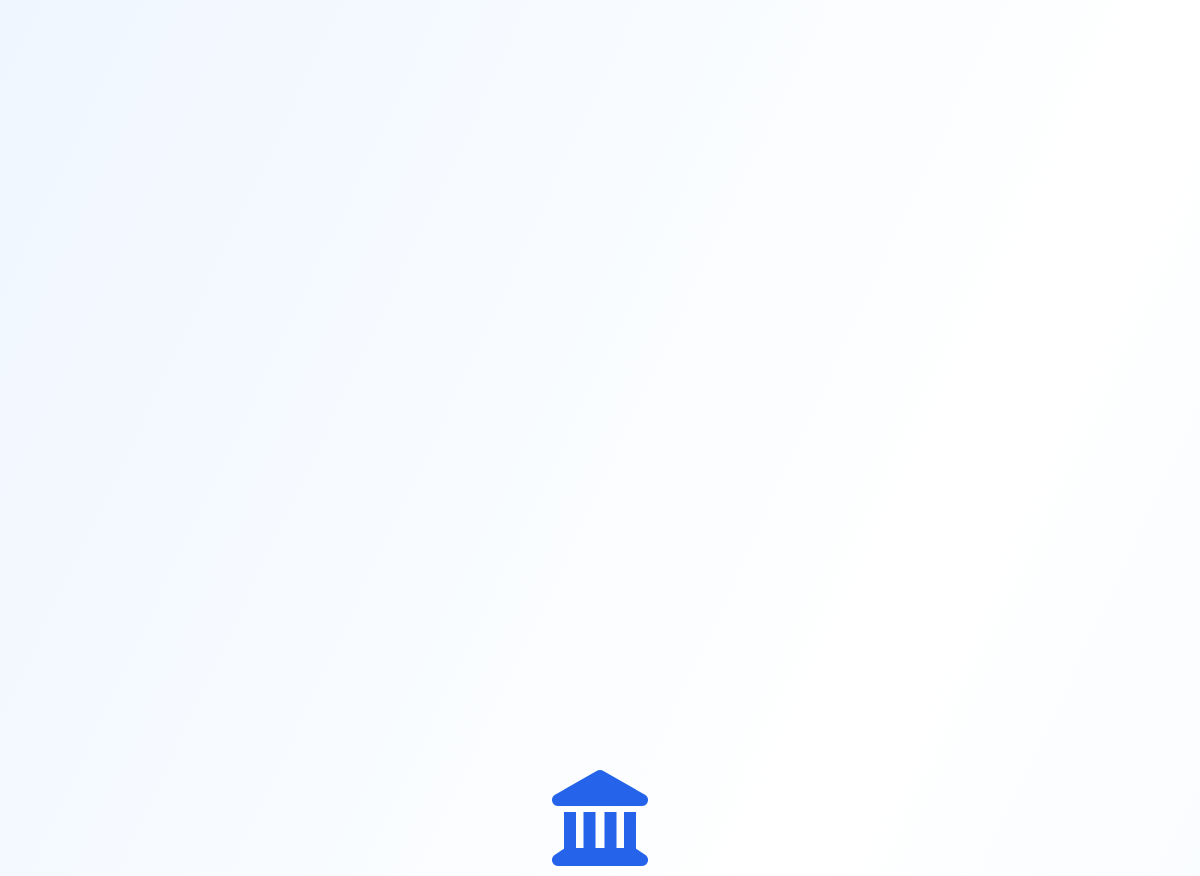
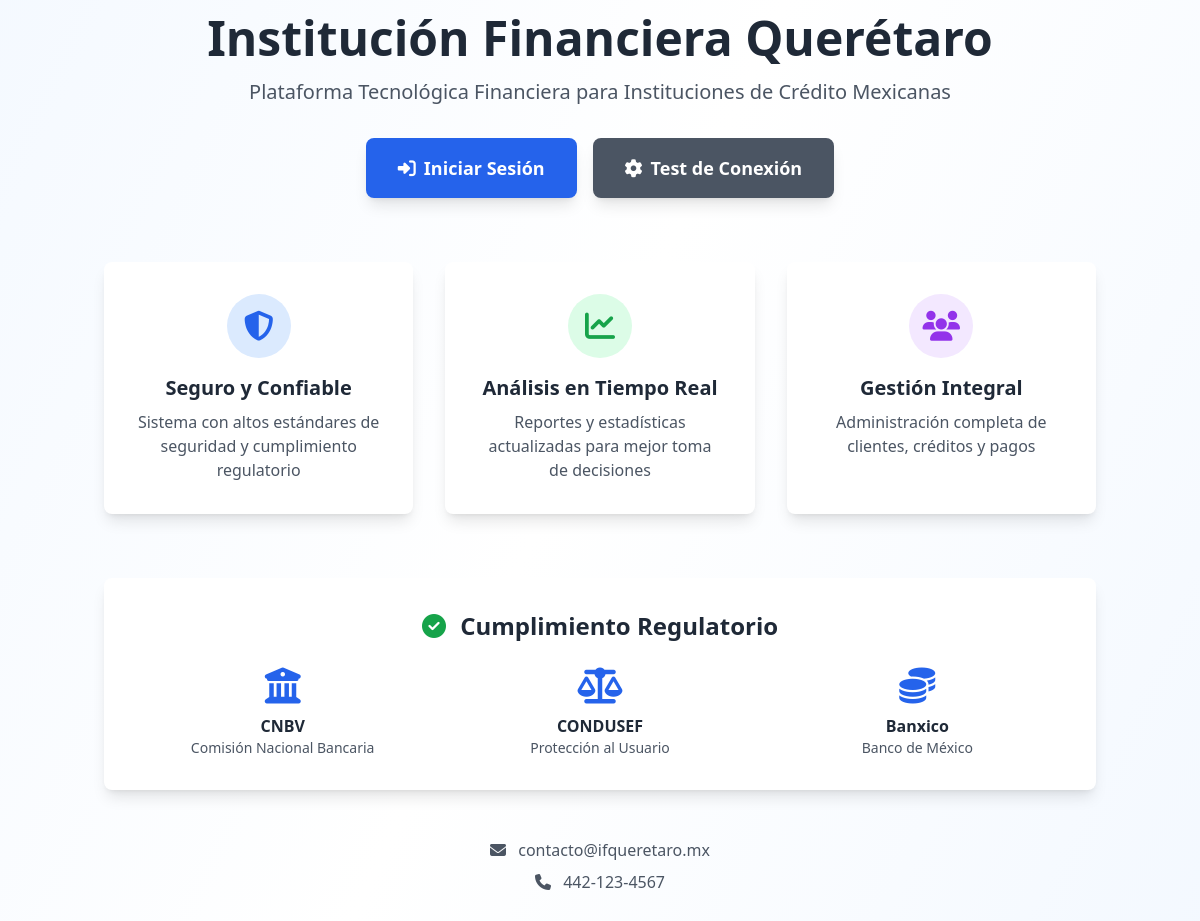
The page / on the database its author committed (2 pictures, top to bottom).
### tables this page shows
CREATE TABLE IF NOT EXISTS configuracion (
    id INT AUTO_INCREMENT PRIMARY KEY,
    nombre_sitio VARCHAR(255) DEFAULT 'Plataforma Financiera Mexicana',
    logo_url VARCHAR(500) DEFAULT NULL,
    email_sistema VARCHAR(255) DEFAULT 'info@plataformafinanciera.mx',
    telefono_contacto VARCHAR(50) DEFAULT NULL,
    telefono_secundario VARCHAR(50) DEFAULT NULL,
    horario_atencion TEXT DEFAULT NULL,
    color_primario VARCHAR(7) DEFAULT '#1e40af',
    color_secundario VARCHAR(7) DEFAULT '#3b82f6',
    color_acento VARCHAR(7) DEFAULT '#06b6d4',
    paypal_email VARCHAR(255) DEFAULT NULL,
    paypal_client_id VARCHAR(500) DEFAULT NULL,
    paypal_secret VARCHAR(500) DEFAULT NULL,
    api_qr_key VARCHAR(500) DEFAULT NULL,
    api_qr_url VARCHAR(500) DEFAULT NULL,
    moneda_default VARCHAR(3) DEFAULT 'MXN',
    idioma_default VARCHAR(5) DEFAULT 'es_MX',
    tasa_interes_default DECIMAL(5,2) DEFAULT 15.00,
    created_at TIMESTAMP DEFAULT CURRENT_TIMESTAMP,
    updated_at TIMESTAMP DEFAULT CURRENT_TIMESTAMP ON UPDATE CURRENT_TIMESTAMP
);

### controllers/HomeController.php (called while the page is built, shortened)
<?php
class HomeController extends BaseController {
    public function index() {
        $stmt = $this->db->query("SELECT * FROM configuracion WHERE id = 1");
        $config = $stmt->fetch();
        $data = [
            'title' => 'Inicio',
            'config' => $config
        ];
        $this->view('home/index', $data);
    }
}

### index.php (called while the page is built, shortened)
<?php
require_once BASE_PATH . '/config/database.php';
$request = isset($_GET['url']) ? $_GET['url'] : 'home/index';
$request = rtrim($request, '/');
$request = explode('/', $request);
$action = !empty($request[1]) ? $request[1] : 'index';
$params = array_slice($request, 2);
$controller = new $controllerName();
call_user_func_array([$controller, $action], $params);

### config/database.php (called while the page is built, shortened)
<?php
class Database {
    private static $instance = null;
    private $connection;
    private function __construct() {
        try {
            $dsn = "mysql:host=" . DB_HOST . ";dbname=" . DB_NAME . ";charset=" . DB_CHARSET;
            $this->connection = new PDO($dsn, DB_USER, DB_PASS);
            $this->connection->setAttribute(PDO::ATTR_ERRMODE, PDO::ERRMODE_EXCEPTION);
            $this->connection->setAttribute(PDO::ATTR_DEFAULT_FETCH_MODE, PDO::FETCH_ASSOC);
        } catch (PDOException $e) {
            die("Error de conexión a la base de datos: " . $e->getMessage());
        }
    }
    public static function getInstance() {
        if (self::$instance === null) {
            self::$instance = new self();
        }
        return self::$instance;
    }
    public function query($sql, $params = []) {
        try {
            $stmt = $this->connection->prepare($sql);
            $stmt->execute($params);
            return $stmt;
        } catch (PDOException $e) {
            error_log("Error en consulta: " . $e->getMessage());
            return false;
        }
    }
}

### views/home/index.php (the view)
<?php
$stmt = Database::getInstance()->query("SELECT * FROM configuracion WHERE id = 1");
$config = $stmt->fetch() ?: [];
require_once VIEWS_PATH . 'layouts/header.php';
?>
<div class="min-h-screen flex items-center justify-center bg-gradient-to-br from-blue-50 via-white to-blue-50">
    <div class="container mx-auto px-4">
        <div class="max-w-6xl mx-auto text-center">
            <div class="mb-12">
                <i class="fas fa-landmark text-8xl text-blue-600 mb-6"></i>
                <h1 class="text-5xl font-bold text-gray-800 mb-4">
                    <?php echo htmlspecialchars($config['nombre_sitio'] ?? SITE_NAME); ?>
                </h1>
                <p class="text-xl text-gray-600 mb-8">
                    Plataforma Tecnológica Financiera para Instituciones de Crédito Mexicanas
                </p>
                <div class="flex justify-center space-x-4">
                    <a href="<?php echo BASE_URL; ?>/auth/login" class="bg-blue-600 text-white px-8 py-4 rounded-lg text-lg font-semibold hover:bg-blue-700 transition shadow-lg">
                        <i class="fas fa-sign-in-alt mr-2"></i>Iniciar Sesión
                    </a>
                    <a href="<?php echo BASE_URL; ?>/test_connection.php" class="bg-gray-600 text-white px-8 py-4 rounded-lg text-lg font-semibold hover:bg-gray-700 transition shadow-lg">
                        <i class="fas fa-cog mr-2"></i>Test de Conexión
                    </a>
                </div>
            </div>
            <div class="grid grid-cols-1 md:grid-cols-3 gap-8 mt-16">
                <div class="bg-white p-8 rounded-lg shadow-lg">
                    <div class="bg-blue-100 w-16 h-16 rounded-full flex items-center justify-center mx-auto mb-4">
                        <i class="fas fa-shield-alt text-3xl text-blue-600"></i>
                    </div>
                    <h3 class="text-xl font-bold text-gray-800 mb-2">Seguro y Confiable</h3>
                    <p class="text-gray-600">
                        Sistema con altos estándares de seguridad y cumplimiento regulatorio
                    </p>
                </div>
                <div class="bg-white p-8 rounded-lg shadow-lg">
                    <div class="bg-green-100 w-16 h-16 rounded-full flex items-center justify-center mx-auto mb-4">
                        <i class="fas fa-chart-line text-3xl text-green-600"></i>
                    </div>
                    <h3 class="text-xl font-bold text-gray-800 mb-2">Análisis en Tiempo Real</h3>
                    <p class="text-gray-600">
                        Reportes y estadísticas actualizadas para mejor toma de decisiones
                    </p>
                </div>
                <div class="bg-white p-8 rounded-lg shadow-lg">
                    <div class="bg-purple-100 w-16 h-16 rounded-full flex items-center justify-center mx-auto mb-4">
                        <i class="fas fa-users text-3xl text-purple-600"></i>
                    </div>
                    <h3 class="text-xl font-bold text-gray-800 mb-2">Gestión Integral</h3>
                    <p class="text-gray-600">
                        Administración completa de clientes, créditos y pagos
                    </p>
                </div>
            </div>
            <div class="mt-16 bg-white p-8 rounded-lg shadow-lg">
                <h3 class="text-2xl font-bold text-gray-800 mb-6">
                    <i class="fas fa-check-circle text-green-600 mr-2"></i>
                    Cumplimiento Regulatorio
                </h3>
                <div class="grid grid-cols-1 md:grid-cols-3 gap-6 text-center">
                    <div>
                        <i class="fas fa-university text-4xl text-blue-600 mb-2"></i>
                        <p class="font-semibold text-gray-800">CNBV</p>
                        <p class="text-sm text-gray-600">Comisión Nacional Bancaria</p>
                    </div>
                    <div>
                        <i class="fas fa-balance-scale text-4xl text-blue-600 mb-2"></i>
                        <p class="font-semibold text-gray-800">CONDUSEF</p>
                        <p class="text-sm text-gray-600">Protección al Usuario</p>
                    </div>
                    <div>
                        <i class="fas fa-coins text-4xl text-blue-600 mb-2"></i>
                        <p class="font-semibold text-gray-800">Banxico</p>
                        <p class="text-sm text-gray-600">Banco de México</p>
                    </div>
                </div>
            </div>
            <?php if (!empty($config['telefono_contacto']) || !empty($config['email_sistema'])): ?>
            <div class="mt-12 text-gray-600">
                <p class="mb-2">
                    <i class="fas fa-envelope mr-2"></i>
                    <?php echo htmlspecialchars($config['email_sistema'] ?? ''); ?>
                </p>
                <?php if (!empty($config['telefono_contacto'])): ?>
                <p>
                    <i class="fas fa-phone mr-2"></i>
                    <?php echo htmlspecialchars($config['telefono_contacto']); ?>
                </p>
                <?php endif; ?>
            </div>
            <?php endif; ?>
        </div>
    </div>
</div>
<?php require_once VIEWS_PATH . 'layouts/footer.php'; ?>

### rows shown on the page
configuracion: nombre_sitio "Institución Financiera Querétaro", email_sistema "contacto@ifqueretaro.mx", telefono_contacto "442-123-4567"
